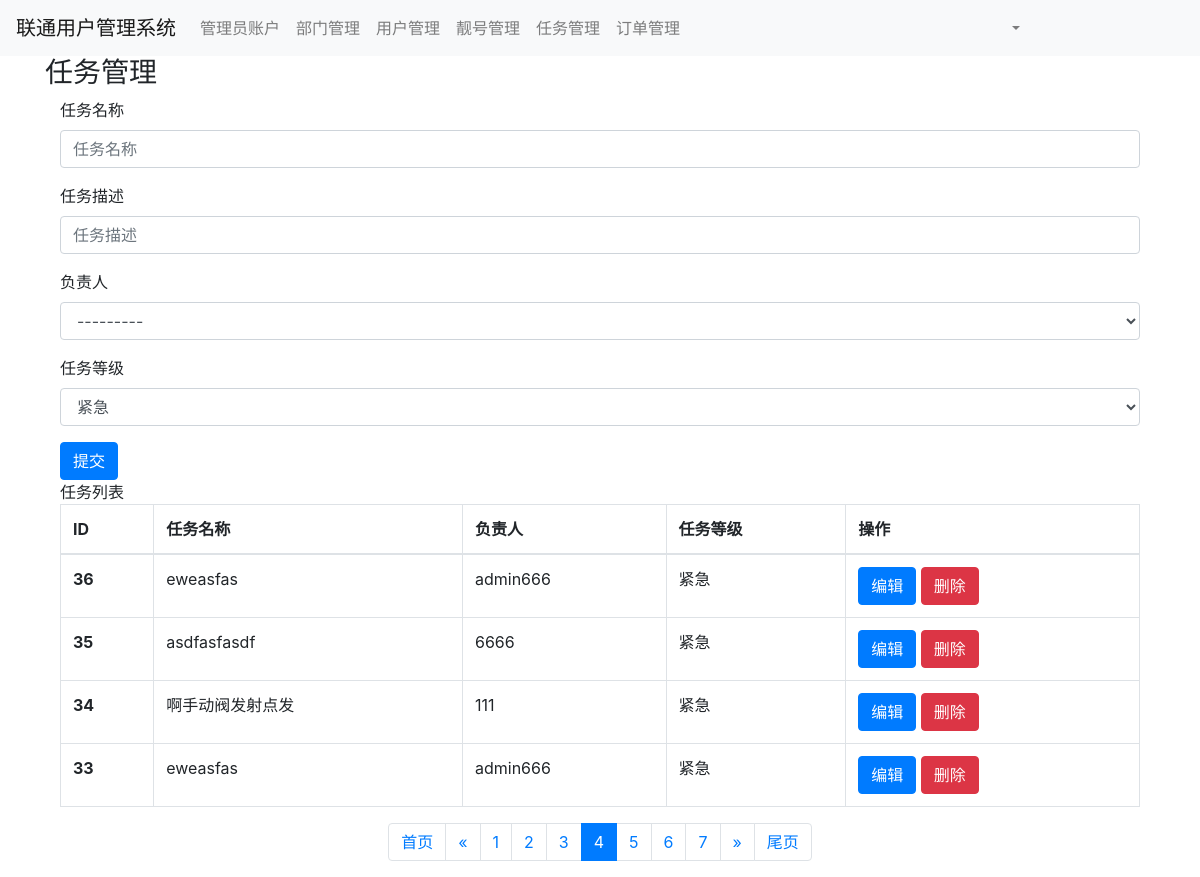
The app's page /task/list/?page=4 (signed in) with its own data.
### app01/models.py (models this page shows, shortened)
class Task(models.Model):
    level_choices = (
        (1, "紧急"),
        (2, "重要"),
        (3, "临时"),
    )
    title = models.CharField(verbose_name="任务名称", max_length=64)
    detail = models.TextField(verbose_name="任务描述")
    user = models.ForeignKey(verbose_name="负责人", to="Admin", to_field="id", on_delete=models.CASCADE)
    level = models.SmallIntegerField(verbose_name="任务等级", choices=level_choices, default=1)

class Admin(models.Model):
    username = models.CharField(verbose_name="用户名", max_length=32)
    password = models.CharField(
        verbose_name="密码",
        max_length=64,
    )
    def __str__(self):
        return self.username

### app01/views.py (the view)
# urls.py: path('task/list/', views.task_list),
def task_list(request):
    form = forms.TaskModelForm()
    query_set = models.Task.objects.all().order_by("-id")
    page_object = Pagination(request, queryset=query_set, page_size=4, plus=3)
    page_queryset = page_object.page_queryset
    page_string = page_object.gennerate_html()
    context = {
        "form": form,
        "task_list": page_queryset,
        "page_string": page_string,
    }
    return render(request, "task_list.html", context=context)

### app01/forms.py
class TaskModelForm(BaseModelForm):
    class Meta:
        model = models.Task
        fields = "__all__"
        widgets = {
            "detail": forms.TextInput
        }

### app01/templates/task_list.html (shortened to what this page needs)
{% extends "base.html" %}
{% block content %}
    <div class="container">
        <div class="panel panel-default">
            <div class="panel-heading">
                <h3 class="panel-title">任务管理</h3>
            </div>
            <div class="panel-body">
                <div class="container">
                    <form id="form_add" style="margin-bottom: 10px">
                        {% for field in form %}
                            <div class="form-group">
                                <label>{{ field.label }}</label>
                                {{ field }}
                            </div>
                        {% endfor %}
                    </form>
                    <div class="col-xs-12">
                        <button class="btn btn-primary" type="submit" id="btn_add">提交</button>
                    </div>
                </div>
                <div class="container">
                    <div class="panel panel-default">
                        <div class="panel-heading">
                            任务列表
                        </div>
                        <table class="table table-bordered">
                            <thead>
                            <tr>
                                <th>ID</th>
                                <th>任务名称</th>
                                <th>负责人</th>
                                <th>任务等级</th>
                                <th>操作</th>
                            </tr>
                            </thead>
                            <tbody>
                            {% for object in task_list %}
                                <tr>
                                    <th scope="row">{{ object.id }}</th>
                                    <td>{{ object.title }}</td>
                                    <td>{{ object.user.username }}</td>
                                    <td>{{ object.get_level_display }}</td>
                                    <td>
                                        <a class="btn btn-primary btn-xs"
                                           href="#">编辑</a>
                                        <a class=" btn btn-danger btn-xs"
                                           href="#">删除</a>
                                    </td>
                                </tr>
                            {% endfor %}
                            </tbody>
                        </table>
                    </div>
                    {{ page_string }}
                </div>
            </div>
        </div>
    </div>
{% endblock %}

### records on screen
Task: id "36", title "eweasfas", user.username "admin666", level "紧急"
Task: id "35", title "asdfasfasdf", user.username "6666", level "紧急"
Task: id "34", title "啊手动阀发射点发", user.username "111", level "紧急"
Task: id "33", title "eweasfas", user.username "admin666", level "紧急"

### other values on screen
{{ field.label }} "任务名称" "任务描述" "负责人" "任务等级"
{{ page_string }} "首页 « 1 2 3 4 5 6 7 » 尾页"
